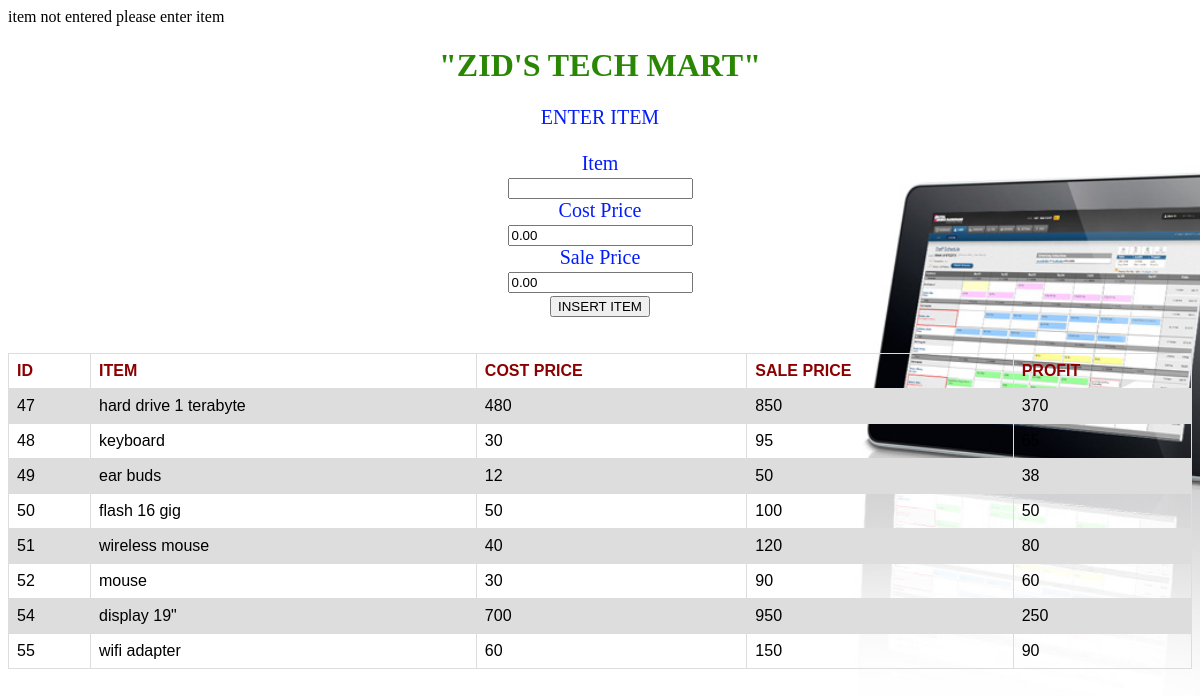
The page / on the database its author committed.
### tables this page shows
CREATE TABLE Product (p_id INTEGER PRIMARY KEY AUTOINCREMENT,p_name TEXT NOT NULL,costp REAL,salep REAL,profit REAL,quantity INTEGER);

### index.php (the view, shortened to what this page needs)
<!DOCTYPE html>
<html>
    <head>
      <?php
require_once("connect.php");
?>
    <h1>"ZID'S TECH MART"</h1>
    </head>
    <body>
        <form class="form" method="POST" action="index.php">
            <label>ENTER ITEM</label><br><br>
            <lable class="it">Item</lable><br><input type="text" name="item"><br>
            <label class="co">Cost Price</label><br><input type="number" min="$0.00" max="$1000000.00" step="0.01" name="cost" value="0.00"><br>
            <label class="sa">Sale Price</label><br><input type="number" min="$0.00"  max="$1000000.00" step="0.01" name="sale" value="0.00"><br>
            <input type="submit" value="INSERT ITEM"><br>
        </form><br><br>
        <table>
            <tr>
                <th>ID</th>
                <th>ITEM</th>
                <th>COST PRICE</th>
                <th>SALE PRICE</th>
                <th>PROFIT</th>
            </tr>
     <?php
     $tablesquery =$db->query("SELECT * FROM Product");
     while ($table = $tablesquery->fetchArray(SQLITE3_ASSOC)) {
         echo '<tr><td>' . $table['p_id'] . "</td><td>" . $table['p_name'] . "</td><td>" . $table['costp'] . "</td><td>" . $table['salep'] . "</td><td>" . $table['profit'] . '</td></tr>';
     }
     ?>
    </table>
    </body>
</html>

### index.php (style rules this page uses)
html { background-image: url('getty.jpg'); height: 100%; background-position: center; background-repeat: no-repeat; background-size: cover; }
h1 { color: #298704; text-align: center; }
.form { color: #031cfc; text-align: center; font-size: 20px; }
table { font-family: arial, sans-serif; border-collapse: collapse; width: 100%; }
th { color:darkred }
td, th { border: 1px solid #dddddd; text-align: left; padding: 8px; }
tr:nth-child(even) { background-color: #dddddd; }

### rows shown on the page
product: p_id "47", p_name "hard drive 1 terabyte", costp "480", salep "850", profit "370"
product: p_id "48", p_name "keyboard", costp "30", salep "95"
product: p_id "49", p_name "ear buds", costp "12", salep "50", profit "38"
product: p_id "50", p_name "flash 16 gig", costp "50", salep "100", profit "50"
product: p_id "51", p_name "wireless mouse", costp "40", salep "120", profit "80"
product: p_id "52", p_name "mouse", costp "30", salep "90", profit "60"
product: p_id "54", p_name "display 19\"", costp "700", salep "950", profit "250"
product: p_id "55", p_name "wifi adapter", costp "60", salep "150", profit "90"
